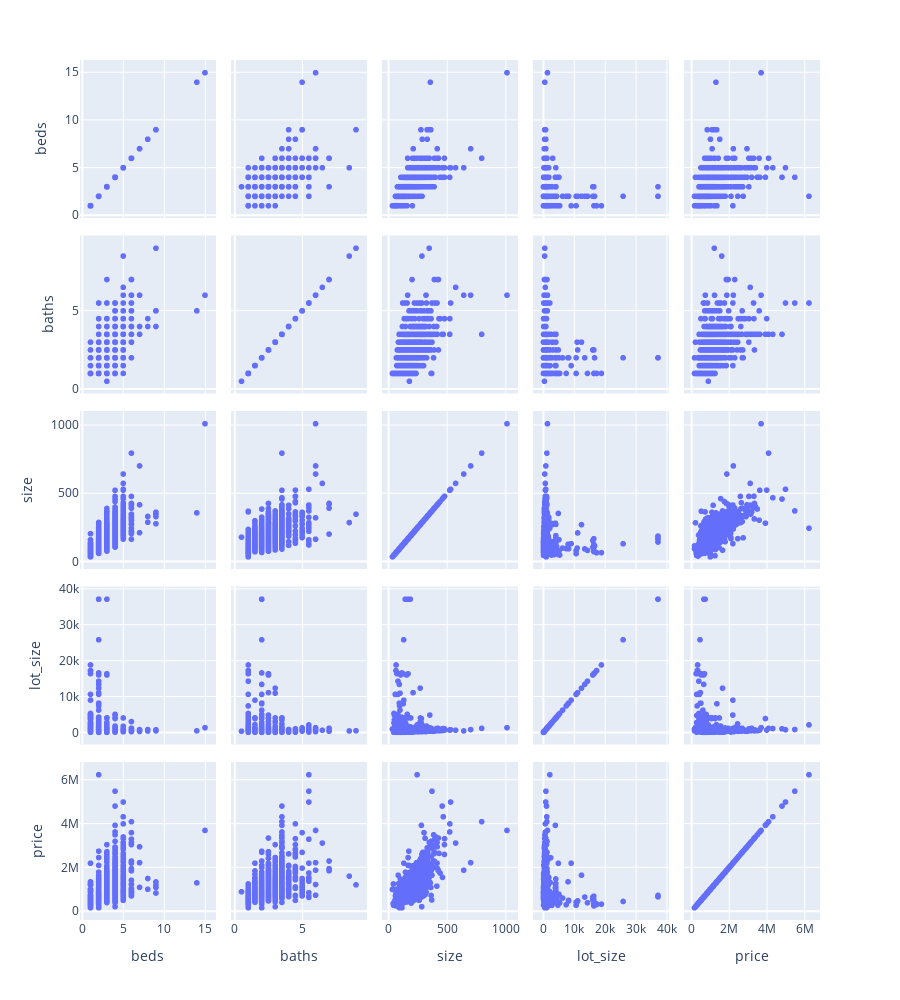

Here is the notebook cell this chart was saved with:
### Code cell
fig = px.scatter_matrix(new_train,height = 1000)
fig.show()

### Figure 1 — Plotly figure (JSON) as saved in the notebook; plotly's stock layout.template omitted (floating-point values rounded to 4 significant figures; data arrays with more than 128 entries replaced by an {"elided": "..."} marker saying what was removed)
{"data": [{"dimensions": [{"axis": {"matches": true}, "label": "beds", "values": {"elided": "1655 int values"}}, {"axis": {"matches": true}, "label": "baths", "values": {"elided": "1655 float values"}}, {"axis": {"matches": true}, "label": "size", "values": {"elided": "1655 float values"}}, {"axis": {"matches": true}, "label": "lot_size", "values": {"elided": "1655 float values"}}, {"axis": {"matches": true}, "label": "price", "values": {"elided": "1655 int values"}}], "hovertemplate": "%{xaxis.title.text}=%{x}<br>%{yaxis.title.text}=%{y}<extra></extra>", "legendgroup": "", "marker": {"color": "#636efa", "symbol": "circle"}, "name": "", "showlegend": false, "type": "splom"}], "layout": {"dragmode": "select", "height": 1000, "legend": {"tracegroupgap": 0}, "margin": {"t": 60}}}
